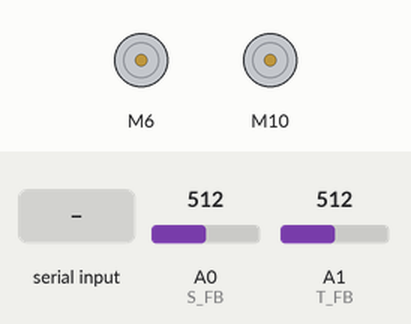
A sketch run on a simulated Arduino Uno, built with avr-gcc and run on an emulated ATmega328P. Parts: 2 × DC motor (green arrow = forward, orange = backward, longer = faster). Inputs (shaded band) come from the test bench; at power-on: A0 (S_FB) = 512, A1 (T_FB) = 512. What the sketch prints to the serial monitor is not drawn.

Above: at 1.3 s.
1.4 s: byte 30 received over Serial
At 1.57 s:
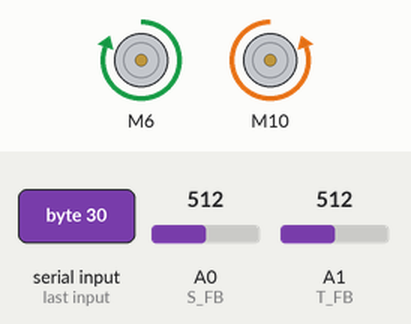
3.1 s: byte 90 received over Serial
At 4.3 s:
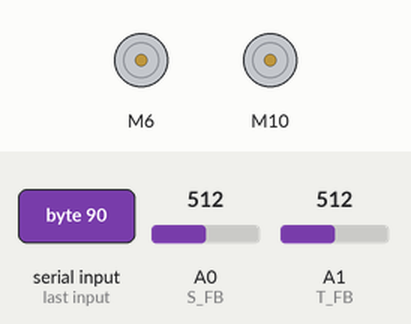
4.6 s: byte 120 received over Serial
At 4.72 s:
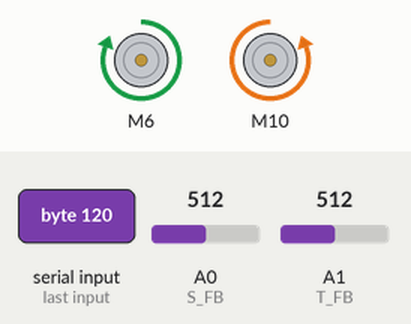
Timing chart, 0 to 7.6 s (numbered marks = the images above; inputs shaded):
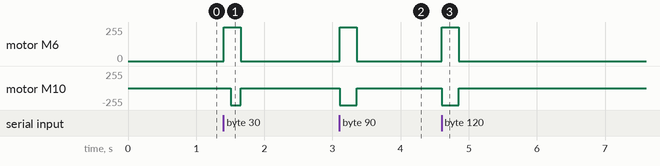

Measured:
- after the input at 1.4 s, motor M6: stopped → forward 255/255 at once, → stopped 0.25 s later; motor M10: stopped → backward 255/255 after 0.10 s, → stopped 0.15 s later
- after the input at 3.1 s, motor M6: stopped → forward 255/255 at once, → stopped 0.25 s later; motor M10: stopped → backward 255/255 at once, → stopped 0.25 s later
- after the input at 4.6 s, motor M6: stopped → forward 255/255 at once, → stopped 0.25 s later; motor M10: stopped → backward 255/255 at once, → stopped 0.25 s later

The sketch:

v4-Actuator-Firmware.ino
```cpp
// Firmware to control 2 x BTS7960 drivers. Feedback is provided by potentiometer feedback on 24V linear actuators
// Position and PWM output signal are provided by PID loops
// [estop, enable, toolPos, steerPos]

// Rob Lloyd
// Lincoln 2021

//ESTOP INPUT NOT DONE YET


#include "BTS7960.h"
#include <PID_v1.h>
#include <movingAvg.h>                  // https://github.com/JChristensen/movingAvg

//=========================================================================================
// for motor, left is backwards
const uint8_t T_R_EN = 3;
const uint8_t T_L_EN = 4;
const uint8_t T_R_PWM = 5;
const uint8_t T_L_PWM = 6;
const uint8_t T_FB = A1;

BTS7960 tController(T_L_EN, T_R_EN, T_L_PWM, T_R_PWM);
int tPosition;
movingAvg tPositionAvg(4);                // define the moving average object
int tCentre = 50;  // sets the home position for the tool
int tDeadband = 1; //Stops the actuator hunting quite so much
int tMax = 1000; //tCentre - 90;
int tMin = 40; //tCentre + 90;

//Define Variables we'll be connecting to
double tSetpoint, tInput, tOutputLeft, tOutputRight;

//Specify the links and initial tuning parameters
double tKp = 3, tKi = 0.1, tKd = 0.1;
PID tLeftPID(&tInput, &tOutputLeft, &tSetpoint, tKp, tKi, tKd, DIRECT);
PID tRightPID(&tInput, &tOutputRight, &tSetpoint, tKp, tKi, tKd, REVERSE);

//=====================================================================================

// For actuator, extend is....
const uint8_t S_R_EN = 7;
const uint8_t S_L_EN = 8;
const uint8_t S_R_PWM = 9;
const uint8_t S_L_PWM = 10;
const uint8_t S_FB = A0;

BTS7960 sController(S_L_EN, S_R_EN, S_L_PWM, S_R_PWM);
int sPosition;
movingAvg sPositionAvg(4);                // define the moving average object
int sCentre = 500; // sets the centre position for steering
int sDeadband = 1; //Stops the actuator hunting quite so much
int sMax = 1000; //sCentre - 90;
int sMin = 40; //sCentre + 90;

//Define Variables we'll be connecting to
double sSetpoint, sInput, sOutputLeft, sOutputRight;

//Specify the links and initial tuning parameters
double sKp = 3, sKi = 0.1, sKd = 0.1;
PID sLeftPID(&sInput, &sOutputLeft, &sSetpoint, sKp, sKi, sKd, DIRECT);
PID sRightPID(&sInput, &sOutputRight, &sSetpoint, sKp, sKi, sKd, REVERSE);


//=====================================================================================

// Comms
// length of data packet. 2*motor speed + steering position
const int messageLength = 4;
// Array for the received message
int received[messageLength];
// Flag to signal when a message has been received
bool commandReceived = false;

// VAriables that deal with checking the time since the last serial message
// If we lose connection, we should stop
unsigned long lastMillis;
unsigned long currentMillis;
const unsigned long period = 250;  //the value is a number of milliseconds, ie 2s

// we need to know if there is an error state from anywhere....
boolean error = false;
bool enable = false;
// Somewhere to store variables

void setup() {
  pinMode(S_FB, INPUT);
  pinMode(S_R_EN, OUTPUT);
  pinMode(S_L_EN, OUTPUT);
  pinMode(S_R_PWM, OUTPUT);
  pinMode(S_L_PWM, OUTPUT);

  pinMode(T_FB, INPUT);
  pinMode(T_R_EN, OUTPUT);
  pinMode(T_L_EN, OUTPUT);
  pinMode(T_L_PWM, OUTPUT);
  pinMode(T_R_PWM, OUTPUT);

  sInput = analogRead(S_FB);
  sPositionAvg.begin();
  sSetpoint = sCentre;

  tInput = analogRead(T_FB);
  tPositionAvg.begin();
  tSetpoint = tCentre;

  tController.Stop();
  tController.Disable();
  sController.Stop();
  sController.Disable();

  // Setup serial connection, announce device and initiate dacs
  Serial.begin(115200);
  delay(100);
  //Serial.write(49);                 // Announce the controller to the PC with '1'
  //Serial.write(10);
  //Serial.write(13);
  //turn the PID on
  sLeftPID.SetMode(AUTOMATIC);
  sRightPID.SetMode(AUTOMATIC);
  tLeftPID.SetMode(AUTOMATIC);
  tRightPID.SetMode(AUTOMATIC);
  //Serial.write(50);                 // Announce the setup complete with '2'
  lastMillis = millis();            // Record the time for connection checking
}

void loop() {
  checkConnection();
  sLeftPID.Compute();
  sRightPID.Compute();
  tLeftPID.Compute();
  tRightPID.Compute();
  if (commandReceived) {
    processSerialCommand();
  }
  if (!enable) {
    //digitalWrite(BRAKE_PIN, enable);
    tController.Stop();
    tController.Disable();
    sController.Stop();
    sController.Disable();
  }
  else {
    tController.Enable();
    sController.Enable();

    //Actuator
    sSetpoint = map(received[3], 0, 255, sMax, sMin);
    sPosition = analogRead(S_FB);
    sInput = sPositionAvg.reading(sPosition);
    if (sInput <= sSetpoint + sDeadband && sInput >= sSetpoint - sDeadband) {
      //actuatorController.Stop();
      sController.Disable();
    }
    else if (sInput > sSetpoint + sDeadband) {
      sController.Enable();
      sController.TurnRight(sOutputRight);

    }
    else if (sInput < sSetpoint - sDeadband) {
      sController.Enable();

      sController.TurnLeft(sOutputLeft);
    }

    // tool

    tSetpoint = map(received[2], 0, 255, tMin, tMax);
    tPosition = analogRead(T_FB);
    tInput = tPositionAvg.reading(tPosition);
    if (tInput <= tSetpoint + tDeadband && tInput >= tSetpoint - tDeadband) {
      tController.Disable();
    }
    else if (tInput > tSetpoint + tDeadband) {
      tController.Enable();
      tController.TurnRight(tOutputRight);

    }
    else if (tInput < tSetpoint - tDeadband) {
      tController.Enable();
      tController.TurnLeft(tOutputLeft);

    }

    //delay(10);
  }
}

// ======================== FUNCTIONS =====================================
// function to check the time since the last serial command
void checkConnection() {
  currentMillis = millis();
  if (currentMillis - lastMillis >= period) {
    enable = false;
    error = true;
  }
}

// When new characters are received, the serialEvent interrupt triggers this function
void serialEvent()   {
  // Read the Serial Buffer
  for (int i = 0; i < messageLength; i++) {
    received[i] = Serial.read();
    delay(1);
  }
  // Change the flag because a command has been received
  commandReceived = true;

  // Record the time
  lastMillis = millis();
}

// Function to split up the received serial command and set the appropriate variables
void processSerialCommand() {
  error = bool(received[0]);                                  // Error Flag
  enable = bool(received[1]);                          // Motor Enable Flag
  // Motor Directions
  tSetpoint = int(received[2]);
  sSetpoint = int(received[3]);

  for (int i = 0; i < messageLength; i++) {
    Serial.write(received[i]);
  }
  //Serial.write(13);
  commandReceived = false;
}
```
